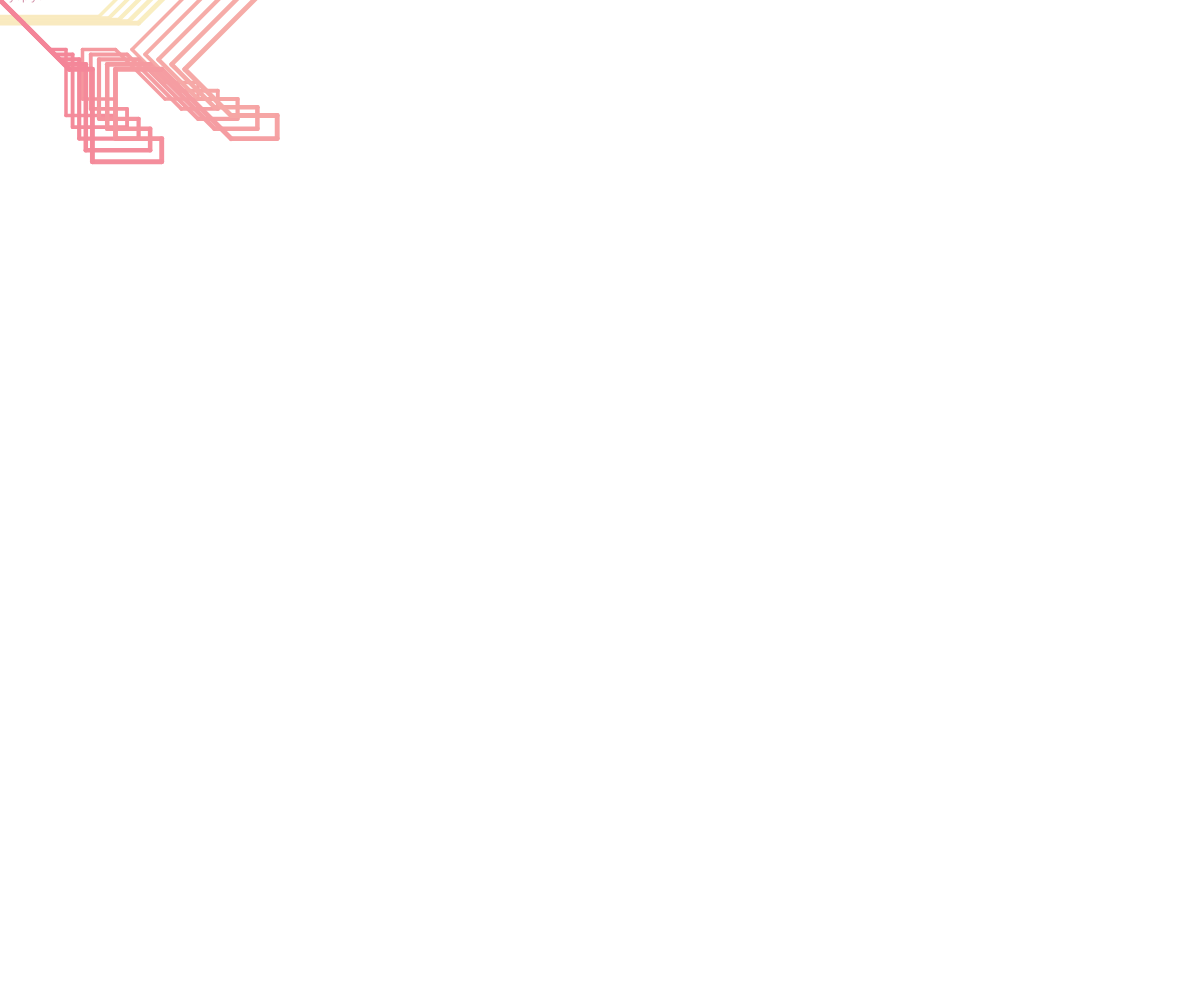
Frame 1 (no input)
Frame 60 (no input): identical to frame 1, image omitted
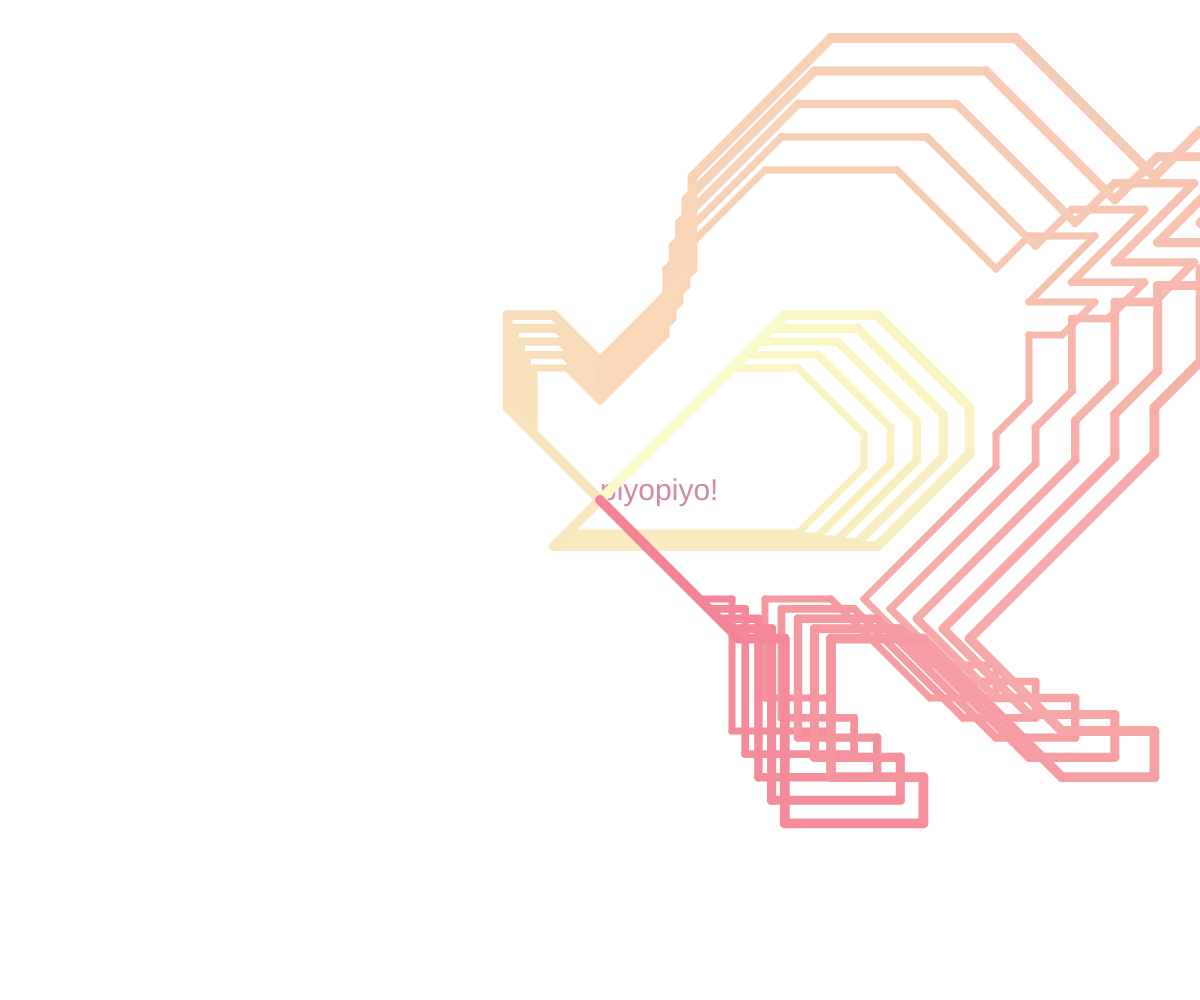
Frame 120 (the mouse pressed at the canvas centre since frame 60)

The p5.js sketch that drew these frames (run headless with seeded random() and noise() and a simulated clock; from frame 60 on, the mouse is pressed at the canvas centre):

// p5.js sketch
// ── sketch.js
let points = [[0,0],[4,4],[6,4],[8,2],[8,1],[6,-1],[-1,-1],[0,0],[-2,2],[-2,4],[-1,4],[0,3],[2,5],[2,7],[5,10],[9,10],[12,7],[13,8],[15,8],[13,6],[15,6],[14,5],[13,5],[13,3],[12,2],[12,1],[8,-3],[10,-5],[12,-5],[12,-6],[10,-6],[7,-3],[5,-3],[5,-6],[7,-6],[7,-7],[4,-7],[4,-3],[3,-3],[1,-1] ]; //設定各個點的位置
let clr1,clr2; //設定顏色指令(兩個)
let scaleValue = 1; //設定初始大小（縮放比例），後面會根據滑鼠的位置來更新這個變數的值，以實現圖形的縮放。

function setup() {   //只會執行一次
  createCanvas(windowWidth, windowHeight); //設定一個畫布，寬高為整個視窗
  
  clr1 = color("#FAFAC6") //設定第一個顏色為#FAFAC6 (黃色)
  clr2 = color("#F48498") //設定第二個顏色為#F48498 (粉橘)
  
  for (let i = 0; i < points.length; i++) {
    for (let j = 0; j < points[i].length; j++) {
      //把整個座標的線間隔都放大33倍
      points[i][j] = points[i][j] * 33;
    }
  }
}

function draw() {    //一直執行
  background(255);  //白色背景
 
  textSize(50*(mouseX/1000))  //設定文字大小
  fill("#CF8BA3");  //設定顏色
  text("piyopiyo!", mouseX, mouseY);  //文字

  translate(mouseX, mouseY); //把(mouseX, mouseY)定義成視窗中心點
  scale(1, -1);  //上下翻轉

  let mouseXScale = map(mouseX, 0, width, 0.5, 1.5); //設定 mouseX 的範圍從 0~視窗寬度 對應到 0.5~1.5 的比例值
  scaleValue = mouseXScale; //將滑鼠控制的值存入變數

  for (l=0;l<5;l++){ //設定五個迴圈
    push(); //保存當前的繪圖狀態
    
    scale(1 + l * 0.1, 1 + l * 0.1); // 放大畫布比例
    scale(scaleValue, scaleValue); //套用滑鼠控制的比例值
    for (let i = 0; i < points.length-1; i++) {

      //將小雞的線條變成漸層色
      let gradientColor = lerpColor(clr1, clr2, i/(points.length-2));
     stroke(gradientColor);
      strokeWeight(7) //設定線條粗度
      //--------------------
      line(points[i][0], points[i][1], points[i+1][0], points[i+1][1]);
      }
      line(points[points.length-1][0], points[points.length-1][1], points[0][0], points[0][1]); //將第一點與最後連起來
    pop(); //恢復先前保存的繪圖狀態
  }
}
